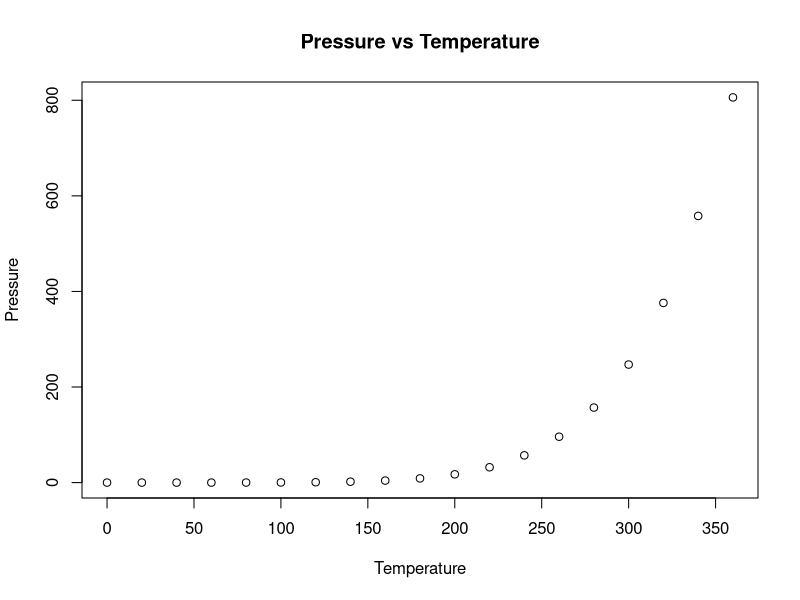

Recreate this plot in R.
## ---- chunk 1

setwd("~/sibe/Applied Programming") 
## ---- chunk 2
data <- read.csv("pressure.tsv", sep = "\t")  
## ---- chunk 3
plot(data$temperature, data$pressure,
     xlab = "Temperature", ylab = "Pressure",
     main = "Pressure vs Temperature")  
